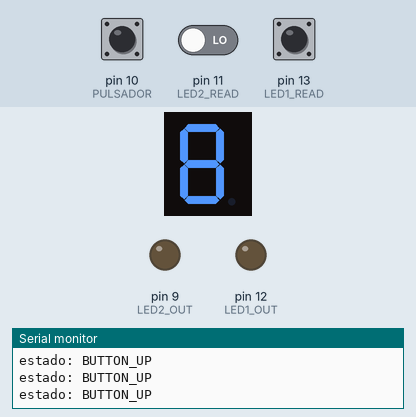
Recording of a sketch running on a simulated Arduino Uno, built with avr-gcc and run on an emulated ATmega328P. Parts: 1-digit seven-segment display, output pins drawn as LEDs (lit = HIGH), the last lines printed to the serial monitor. Wiring (inferred from the names in the program): 1-digit 7-segment display, segments lit when HIGH: segments pin 2, pin 3, pin 4, pin 5, pin 6, pin 7, pin 8. Inputs (shaded band) come from the test bench; at power-on: pin 10 (PULSADOR) HIGH, pin 11 (LED2_READ) LOW, pin 13 (LED1_READ) HIGH. The segment pins are drawn as the display they are named for; pins used as bus, display or sensor lines are not drawn.

Above: at 1.2 s.
1.3 s: pin 10 (PULSADOR) pulled LOW for 0.15 s
At 2.6 s:
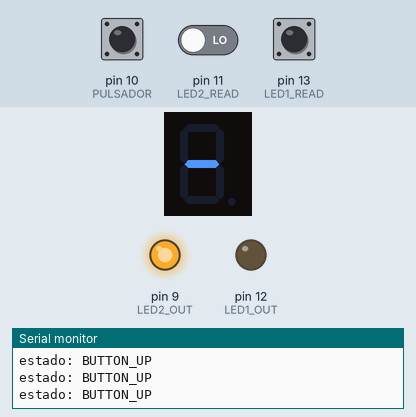
2.9 s: pin 10 (PULSADOR) pulled LOW for 1 s
At 4.0 s:
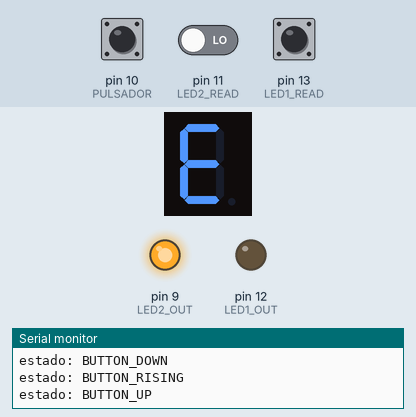
5.4 s: pin 10 (PULSADOR) pulled LOW for 0.15 s
At 6.6 s:
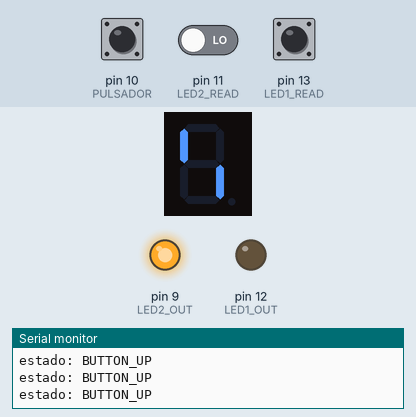
7.0 s: pin 10 (PULSADOR) pulled LOW for 3.2 s
At 8.1 s:
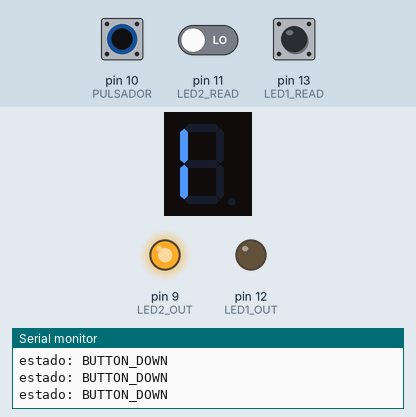
11.7 s: pin 10 (PULSADOR) pulled LOW for 0.15 s
At 12.8 s:
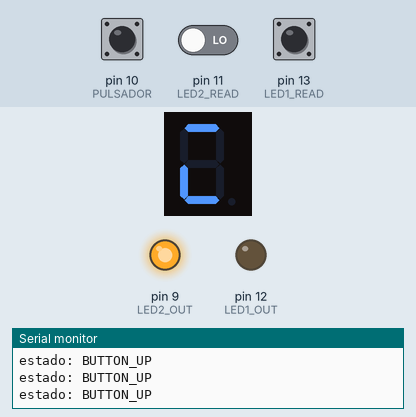
13.3 s: pin 10 (PULSADOR) pulled LOW for 1 s
At 14.1 s:
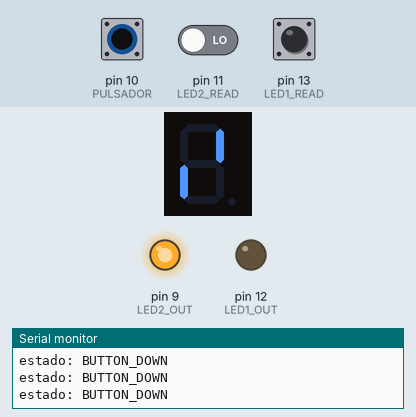
Timing chart, 0 to 16.3 s (numbered marks = the images above; inputs shaded):
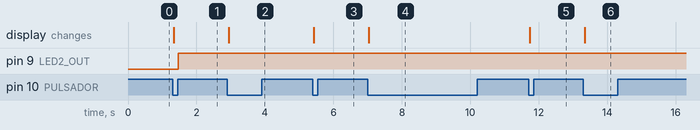

Measured:
- after the input at 1.3 s, pin 9 (LED2_OUT): LOW → HIGH after 0.17 s; the display: changes at once (image 1)
- after the input at 2.9 s, the display: changes at once (image 2)
- after the input at 5.4 s, the display: changes at once (image 3)
- after the input at 7.0 s, the display: changes at once (image 4)
- after the input at 11.7 s, the display: changes at once (image 5)
- after the input at 13.3 s, the display: changes at once (image 6)

The sketch:

Mef_Antirrebote_Conteo.ino
```cpp
/*ÁNODO COMÚN - Activo en bajo*/
const int DIGITOS[16][7] = {
/*0*/ {0,0,0,0,0,0,1},
/*1*/ {1,0,0,1,1,1,1},
/*2*/ {0,0,1,0,0,1,0},
/*3*/ {0,0,0,0,1,1,0},
/*4*/ {1,0,0,1,1,0,0},
/*5*/ {0,1,0,0,1,0,0},
/*6*/ {0,1,0,0,0,0,0},
/*7*/ {0,0,0,1,1,1,1},
/*8*/ {0,0,0,0,0,0,0},
/*9*/ {0,0,0,0,1,0,0},
/*A*/ {0,0,0,1,0,0,0},
/*B*/ {1,1,0,0,0,0,0},
/*C*/ {0,1,1,0,0,0,1},
/*D*/ {1,0,0,0,0,1,0},
/*E*/ {0,1,1,0,0,0,0},
/*F*/ {0,1,1,1,0,0,0}
};

#define OFF HIGH
#define A 2        // pines para cada segmento
#define B 3
#define C 4
#define D 5
#define E 6
#define F 7
#define G 8
#define N 7
const int SEGMENTOS[N] = {A,B,C,D,E,F,G}; //
int d=0, i=0;

#define PULSADOR 10    // Defino pines a sus respectivos nombres constantes
#define LED1_OUT 12
#define LED2_OUT 9
#define LED1_READ 13
#define LED2_READ 11
#define DEMORA 40

unsigned long t_now;

typedef enum
{
  BUTTON_UP,
  BUTTON_FALLING,
  BUTTON_DOWN,
  BUTTON_RISING,
}debounceState_t; //cada estado posible es enumerado (0 a 3)

void debounceFSM_init();   //ejecutada una sola vez
void debounceFSM_update(); //se ejecuta siempre
void buttonPressed();      //se ejecuta cuando estado==button_up
void buttonReleased();     //se ejecuta cuando estado==button_down
void init_display();        //se ejecuta al inicio para apagar el display
void print(int);          //se ejecuta al presionar el botón para imprimir en el display
debounceState_t estado;

void setup ()
{
  pinMode(PULSADOR,INPUT);  // Se inicializa cada pin a usar
  pinMode(LED1_OUT,OUTPUT);
  pinMode(LED2_OUT,OUTPUT);
  pinMode(LED1_READ,INPUT);
  pinMode(LED2_READ,INPUT);
  Serial.begin(9600);       // Se inicializa el puerto serie
  debounceFSM_init();       // Se ejecuta una sola vez la función "init"
  t_now = millis();
  pinMode(A, OUTPUT);
  pinMode(B, OUTPUT);
  pinMode(C, OUTPUT);
  pinMode(D, OUTPUT);
  pinMode(E, OUTPUT);
  pinMode(F, OUTPUT);
  pinMode(G, OUTPUT);
  init_display();
}

void loop()
{
  debounceFSM_update();
  //Serial.println(digitalRead(PULSADOR)); chequeo de tensión del pulsador
}

void debounceFSM_init() //Establece a "estado" en 0 (BUTTON_UP)
{
  estado = BUTTON_UP;
}

void debounceFSM_update()
{
  switch(estado) //Se evalua cada caso que "estado" puede tener
  {
  case BUTTON_UP:
    t_now = millis();
    Serial.println("estado: BUTTON_UP");
    if (digitalRead(PULSADOR)==0) estado = BUTTON_FALLING;
    break;

  case BUTTON_FALLING:
    Serial.println("estado: BUTTON_FALLING");
    if (millis() - t_now > DEMORA)
    {
       if (digitalRead(PULSADOR)==0)
       {
         buttonPressed();
         estado = BUTTON_DOWN;
       }
    else estado = BUTTON_UP;
    }
    break;

  case BUTTON_DOWN:
    t_now = millis();
    Serial.println("estado: BUTTON_DOWN");
    if (digitalRead(PULSADOR)==1) estado = BUTTON_RISING;
    break;

  case BUTTON_RISING:
    Serial.println("estado: BUTTON_RISING");
    if (millis() - t_now > DEMORA)
    {
       if (digitalRead(PULSADOR)==1)
       {
         buttonReleased();
         estado = BUTTON_UP;
       }
    else estado = BUTTON_DOWN;
    }
  }
}

void buttonPressed() //Invierto el estado del led 1
{
  if (digitalRead(LED1_READ)==0) digitalWrite(LED1_OUT, HIGH);
  else digitalWrite(LED1_OUT, LOW);
  print(i); //El display cuenta cada vez que el botón es presionado
  if (i<15) i++;
  else i=0;
}

void buttonReleased() //Invierto el estado del led 2
{
  if (digitalRead(LED2_READ)==0) digitalWrite(LED2_OUT, HIGH);
  else digitalWrite(LED2_OUT, LOW);
}

void print(int d){
  for (int x=0; x<N; x++){
    digitalWrite(SEGMENTOS[x], DIGITOS[d][x]);
  }
}

void init_display(void) //Función para iniciar con el display apagado
{
  digitalWrite(A, HIGH);
  digitalWrite(B, HIGH);
  digitalWrite(C, HIGH);
  digitalWrite(D, HIGH);
  digitalWrite(E, HIGH);
  digitalWrite(F, HIGH);
  digitalWrite(G, HIGH);
}
```
